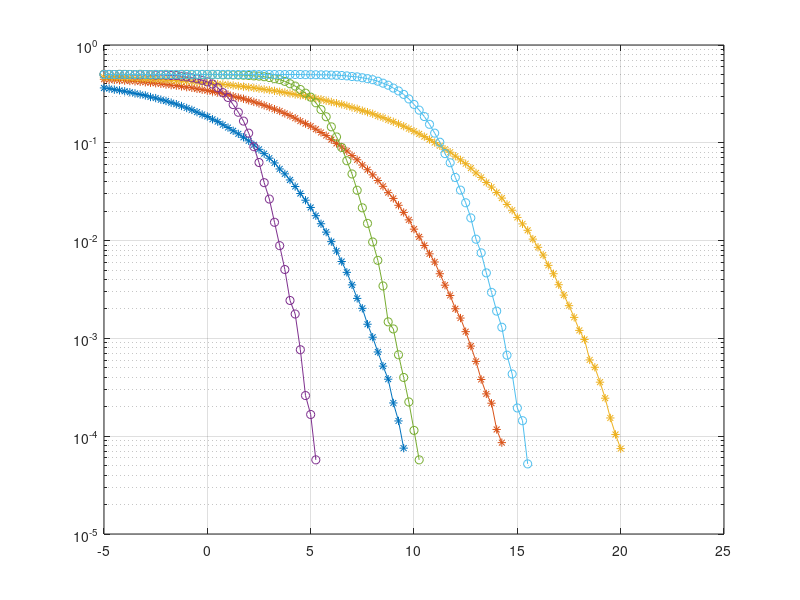
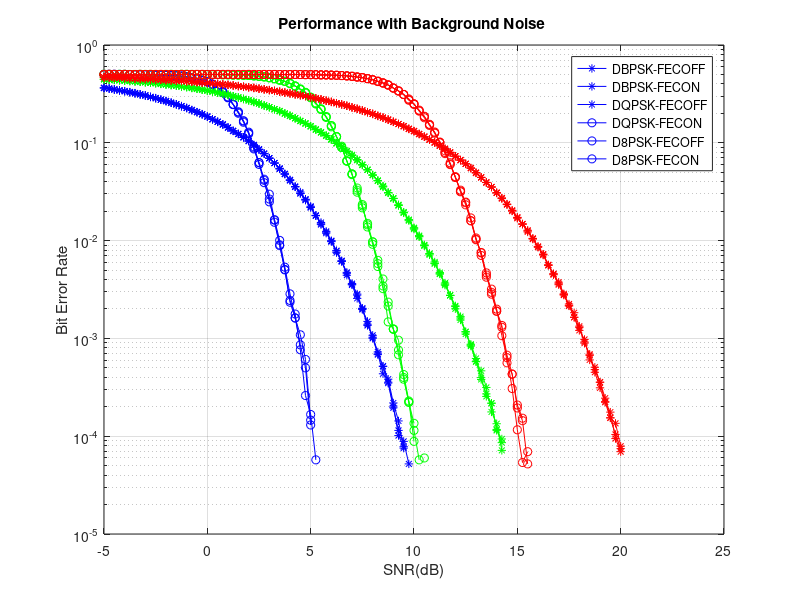

These figures' MATLAB source, in order:
function createBERFilesForOMNeTBkgNoise_HighRes
%%
load per_bkg_new
load per_bkg_high_res
figure

simBer_med=median(demodBer_all(:,:,1),3);

semilogy(awgn_db',simBer_med','-*')
hold on
simBer_fec_med = median(simBer_fec_all(:,:,1),3);
semilogy(awgn_db',simBer_fec_med','-o')
grid on

figure
semilogy(awgn_db(1,:),squeeze(demodBer_all(1,:,:))','-*b')
hold on
semilogy(awgn_db(1,:),squeeze(simBer_fec_all(1,:,:))','-ob')

semilogy(awgn_db(1,:),squeeze(demodBer_all(2,:,:))','-*g')
semilogy(awgn_db(1,:),squeeze(simBer_fec_all(2,:,:))','-og')


semilogy(awgn_db(1,:),squeeze(demodBer_all(3,:,:))','-*r')
semilogy(awgn_db(1,:),squeeze(simBer_fec_all(3,:,:))','-or')

grid on
title(['Performance with Background Noise '])
xlabel('SNR(dB)')
ylabel('Bit Error Rate')
legHandler=legend('DBPSK-FECOFF','DBPSK-FECON','DQPSK-FECOFF','DQPSK-FECON','D8PSK-FECOFF','D8PSK-FECON','Location','Best');
legString = get(legHandler,'String');

for i = 1:3
    % first without FEC
    writeToFile(legString{(i*2)-1},false, awgn_db(1,:)',simBer_med(i,:)');
end

for i = 1:3
    % then with FEC
    writeToFile(legString{(i*2)},true, awgn_db(1,:)',simBer_fec_med(i,:)');
end

%%
function writeToFile(legString,FEC,SNR, BER)

fid = fopen(strcat('../',legString,'_HighRes.txt'),'w');

guion = find(legString=='-');
% identif = 

fprintf(fid,'%s - %s %s\n',legString(1:guion-1),legString(guion+1:guion+3),legString(guion+4:end));

%Print if it has FEC
if legString(end)=='F'
    fprintf(fid,'false\n');
else
    fprintf(fid,'true\n');
end

%Print Modulation
ind = find(legString=='-');
fprintf(fid,'%s\n',legString(1:ind-1));

%print BER|SNR
for i = 1:length(BER)
    fprintf(fid,'%f|%f\n',BER(i),SNR(i));
end
fprintf(fid,'\n');

fclose(fid);

